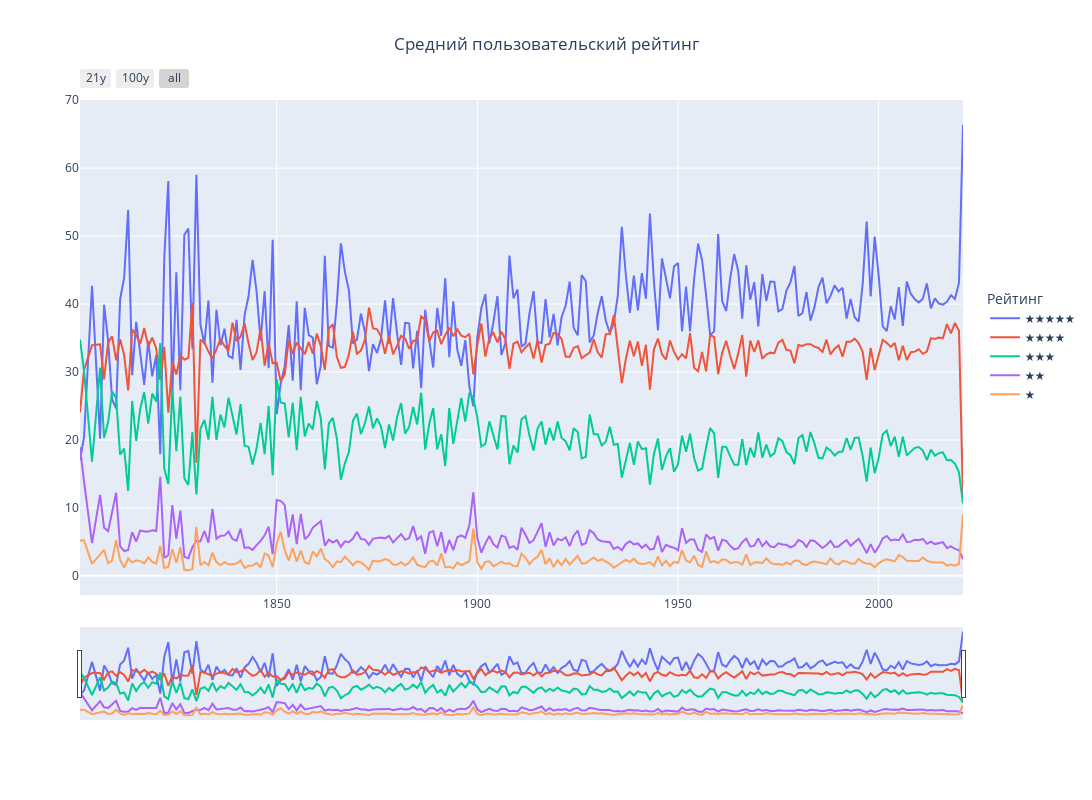

Notebook source saved alongside this figure:
### Code cell
fig_1 = go.Figure()

fig_1.add_trace(
    go.Scatter(x=list(df_ratings.year_published),
               y=list(df_ratings.five_star_ratings), name = '★★★★★'))
fig_1.add_trace(
    go.Scatter(x=list(df_ratings.year_published),
               y=list(df_ratings.four_star_ratings), name = '★★★★'))
fig_1.add_trace(
    go.Scatter(x=list(df_ratings.year_published),
               y=list(df_ratings.three_star_ratings), name = '★★★'))
fig_1.add_trace(
    go.Scatter(x=list(df_ratings.year_published),
               y=list(df_ratings.two_star_ratings),name = '★★'))
fig_1.add_trace(
    go.Scatter(x=list(df_ratings.year_published),
               y=list(df_ratings.one_star_ratings), name = '★'))

# Set title
fig_1.update_layout(
    title_text="Средний пользовательский рейтинг",
    title_x=0.5,
    legend_title="Рейтинг",
    legend = dict(orientation = "v", y = .5, x = 1.025)
)

# Add range slider
fig_1.update_layout(
    xaxis = dict(
        rangeselector = dict(
            buttons = list([
                dict(count = 21,
                     label = "21y",
                     step = "year",
                     stepmode = "backward"),
                dict(count = 100,
                     label = "100y",
                     step = "year",
                     stepmode = "backward"),
                dict(step = "all")
            ])
        ),
        rangeslider = dict(
            visible = True
        ),
        type = "date"
    ),
    autosize=False,
    width=1100,
    height=800,
)

fig_1.show()

### Figure 1 — Plotly figure (JSON) as saved in the notebook; plotly's stock layout.template omitted (floating-point values rounded to 4 significant figures; data arrays with more than 128 entries replaced by an {"elided": "..."} marker saying what was removed)
{"data": [{"name": "★★★★★", "type": "scatter", "x": {"elided": "219 int values"}, "y": {"elided": "219 float values"}}, {"name": "★★★★", "type": "scatter", "x": {"elided": "219 int values"}, "y": {"elided": "219 float values"}}, {"name": "★★★", "type": "scatter", "x": {"elided": "219 int values"}, "y": {"elided": "219 float values"}}, {"name": "★★", "type": "scatter", "x": {"elided": "219 int values"}, "y": {"elided": "219 float values"}}, {"name": "★", "type": "scatter", "x": {"elided": "219 int values"}, "y": {"elided": "219 float values"}}], "layout": {"autosize": false, "height": 800, "legend": {"orientation": "v", "title": {"text": "Рейтинг"}, "x": 1.025, "y": 0.5}, "title": {"text": "Средний пользовательский рейтинг", "x": 0.5}, "width": 1100, "xaxis": {"rangeselector": {"buttons": [{"count": 21, "label": "21y", "step": "year", "stepmode": "backward"}, {"count": 100, "label": "100y", "step": "year", "stepmode": "backward"}, {"step": "all"}]}, "rangeslider": {"visible": true}, "type": "date"}}}
